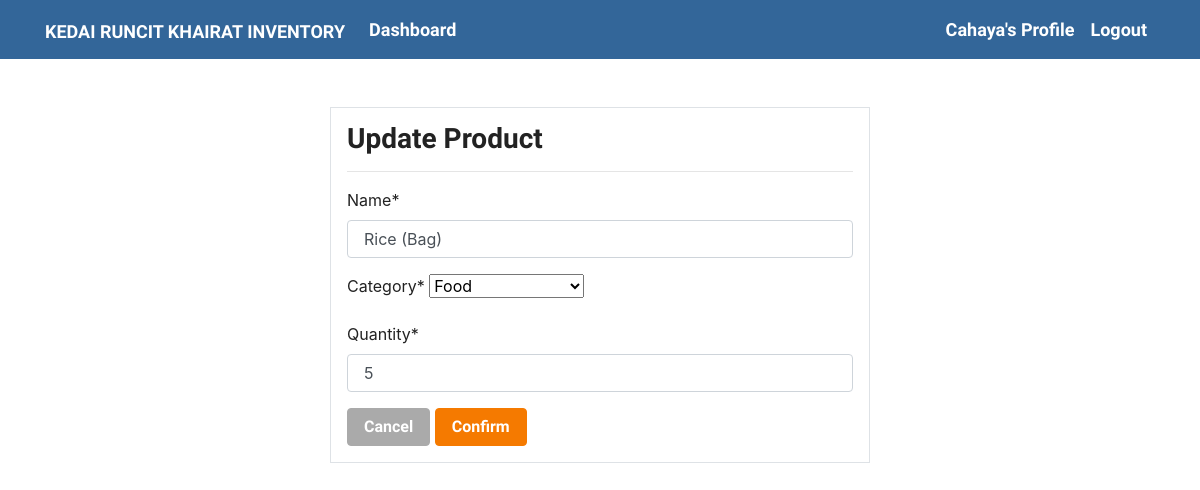
Page /product/update/2 (signed in) on the committed database.
### dashboard/models.py (models this page shows, shortened)
class Product(models.Model):
    name = models.CharField(max_length = 100, null = True)
    category = models.CharField(max_length = 20, choices = CATEGORY, null = True)
    quantity = models.PositiveIntegerField(null = True)

### dashboard/views.py (the view)
# urls.py: path('product/update/<int:pk>', views.productUpdate, name = 'dashboard-product-update'),
@login_required
def productUpdate(request, pk):
    item = Product.objects.get(id = pk)
    if(request.method == "POST"):
        form = ProductAdd(request.POST, instance = item)
        if(form.is_valid):
            form.save()
            return redirect('dashboard-product')
    else:
        form = ProductAdd(instance = item)
    context = {
        'form' : form,
    }
    return render(request, 'dashboard/product-update.html', context)

### dashboard/forms.py
class ProductAdd(forms.ModelForm):
    class Meta:
        model = Product
        fields = ['name', 'category', 'quantity']

### templates/dashboard/product-update.html (shortened to what this page needs)
{% extends 'partial/base.html' %}
{% load crispy_forms_tags %}
{% block content %}
<div class="container">
	<div class="row mt-5">
		<div class="col-md-6 offset-md-3">
			<div class="border bg-white p-3">
				<h3>Update Product</h3>
				<hr>
				<form method="POST">
					{{ form|crispy}}
					<a class="btn btn-secondary" href="{% url 'dashboard-product' %}">Cancel</a>
					<input class="btn btn-danger" type="submit" value="Confirm">
				</form>
			</div>
		</div>
	</div>
</div>
{% endblock %}

### templates/partial/navigation.html (shortened to what this page needs)
<nav class="navbar navbar-expand-lg navbar-info bg-info">
	{% if user.is_authenticated %}
	<div class="container">
		<a class="navbar-brand text-white" href="{% url 'dashboard-index' %}">Kedai Runcit Khairat Inventory</a>
		<div class="collapse navbar-collapse" id="navbarSupportedContent">
			<ul class="navbar-nav mr-auto">
				<li class="nav-item active">
					<a class="nav-link text-white" href="{% url 'dashboard-index' %}">Dashboard </a>
				</li>
			</ul>
			<ul class="navbar-nav ml-auto">
				<li class="nav-item active">
					<a class="nav-link text-white" href="{% url 'user-profile' %}">{{ user.username }}'s Profile</a>
				</li>
				<li class="nav-item">
					<a class="nav-link text-white" href="{% url 'user-logout' %}">Logout</a>
				</li>
			</ul>
			{% endif %}
		</div>
	</div>
</nav>

### rows in the picture
Product: name "Rice (Bag)", category "Food", quantity "5"

### other values in the picture
{{ user.username }} "Cahaya"
